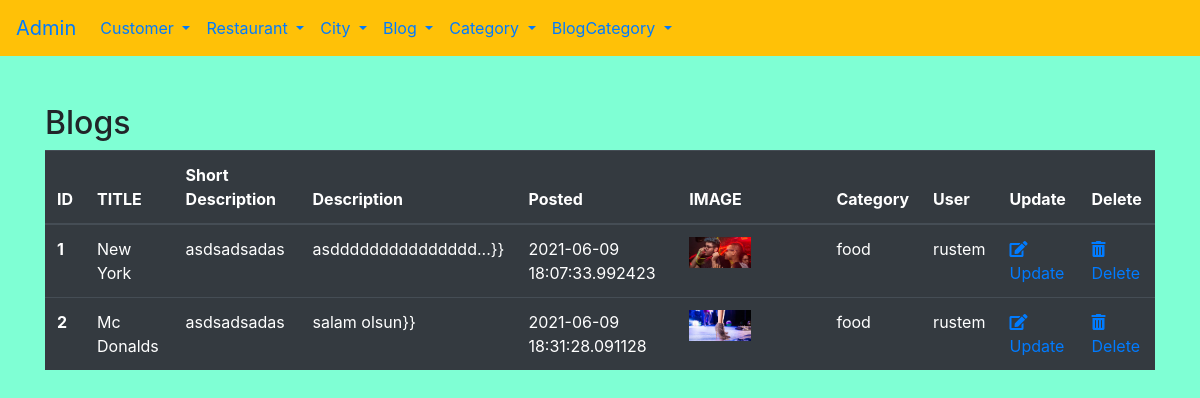
Page /admin/bloglist on the earlier database version.
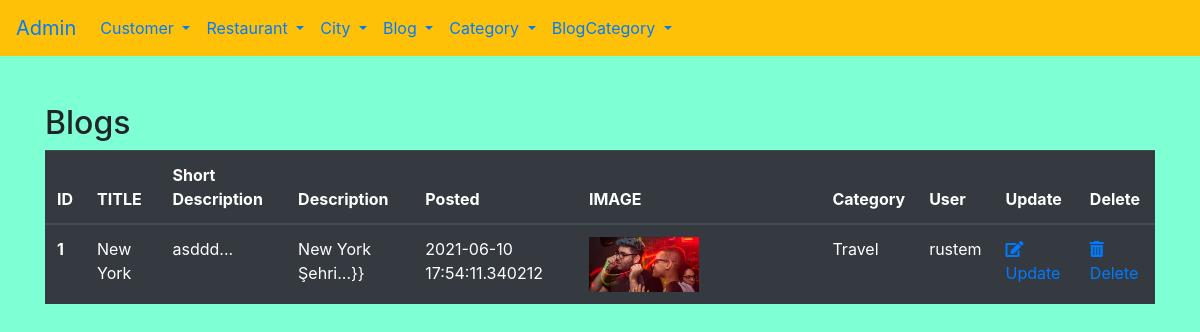
Same page on the later database version.
### gricklo/models.py (models this page shows, shortened)
class Blog(db.Model):
    __tablename__ = "blog"
    id = db.Column(db.Integer, primary_key=True)
    title = db.Column(db.String(50),nullable=False)
    short_description = db.Column(db.String(50),nullable=False)
    description = db.Column(db.Text, nullable=False)
    blog_posted = db.Column(db.DateTime, default=datetime.utcnow)
    image = db.Column(db.String(20), default = "default.png")
    category = db.Column(db.Integer, db.ForeignKey('blogcategory.id'), nullable=False)
    customer =db.Column(db.Integer, db.ForeignKey('user.id'), nullable=False)

class BlogCategory(db.Model):
    __tablename__ = "blogcategory"
    id = db.Column(db.Integer, primary_key = True)
    title = db.Column(db.String(50),nullable = False)
    blog =db.relationship('Blog', backref='categories',lazy=True)

class User(db.Model, UserMixin):
    __tablename__ = "user"
    id = db.Column(db.Integer, primary_key=True)
    name = db.Column(db.String(20),nullable=False)
    username = db.Column(db.String(25), unique=True, nullable=False)
    email = db.Column(db.String(25), unique=True, nullable=False)
    password = db.Column(db.String(25), unique=True, nullable=False)
    phone = db.Column(db.String(25), unique=True, nullable=False)
    image = db.Column(db.String(20),default='image.png')
    orders = db.relationship('Order',backref='owners',lazy=True, cascade="all,delete")
    comments =db.relationship('Comment',backref='comments',lazy=True, cascade="all,delete")
    blogs = db.relationship('Blog',backref='blogs',lazy=True, cascade="all,delete")
    user_post = db.relationship('UserPost',backref='users',lazy=True, cascade="all,delete")

### gricklo/controlers.py (the view)
@app.route('/admin/bloglist')
def blog_list():
    blogs = Blog.query.all()
    return render_template('admin/bloglist.html', blogs=blogs )

### gricklo/templates/admin/bloglist.html
{% extends "admin/base.html"%}
{% block content%}
<h2>Blogs</h2>
<div class="container">
    <div class="row">
        <table class="table table-dark">
            <thead>
              <tr>
                <th scope="col">ID</th>
                <th scope="col">TITLE</th>
                <th scope="col">Short Description</th>
                <th scope="col">Description</th>
                <th scope="col">Posted</th>
                <th scope="col">IMAGE</th>
                <th scope="col">Category</th>
                <th scope="col">User</th>
                <th scope="col">Update</th>
                <th scope="col">Delete</th>
              </tr>
            </thead>
            <tbody>
                {% for blog in blogs %}
                <tr>
                    <th scope="row">{{blog.id}}</th>
                    <td>{{blog.title}}</td>
                    <td>{{blog.short_description |truncate (8)}}</td>
                    <td>{{blog.description |truncate (20)}}}}</td>
                    <td>{{blog.blog_posted}}</td>
                    <td><img src="/static/uploads/{{blog.image}}" alt="" class="w-50"></td>
                    <td>{{blog.categories.title}}</td>
                    <td>{{blog.blogs.username}}</td>
                    <td><a href="{{url_for('blog_edit', id=blog.id)}}"><i class="fas fa-edit"></i>Update</a></td>
                    <td><a href="{{url_for('blog_delete', id=blog.id)}}" onclick="return confirm('Are you sure to delete?')"><i class="fas fa-trash-alt"></i>Delete</a></td>
                  </tr>
                {% endfor %}
            </tbody>
          </table>
    </div>
</div>
{% endblock %}

### gricklo/templates/admin/base.html (shortened to what this page needs)
<!doctype html>
<html lang="en">
  <head>
    <link rel="stylesheet" href="https://cdn.jsdelivr.net/npm/bootstrap@4.6.0/dist/css/bootstrap.min.css">
    <link rel="stylesheet" href="https://cdnjs.cloudflare.com/ajax/libs/font-awesome/5.15.3/css/all.min.css">
  </head>
  <body style="background-color: aquamarine;">
    {% include "admin/includes/navbar.html"%}
    <div class="container">
      <div class="row">
        <div class="col-sm">
          {% block content%}
          {% endblock %}
        </div>
      </div>
    </div>
  </body>
</html>

### gricklo/templates/admin/includes/navbar.html (shortened to what this page needs)
<nav class="navbar navbar-expand-lg navbar-dark bg-warning mb-5">
    <a class="navbar-brand text-primary" href="#">Admin</a>
    <div class="collapse navbar-collapse " id="navbarSupportedContent">
      <ul class="navbar-nav ">
        <li class="nav-item dropdown ">
          <a class="nav-link dropdown-toggle text-primary" href="#" id="navbarDropdown" role="button" data-toggle="dropdown" aria-haspopup="true" aria-expanded="false">
            Customer
          </a>
        </li>
        <li class="nav-item dropdown ">
          <a class="nav-link dropdown-toggle text-primary" href="#" id="navbarDropdown" role="button" data-toggle="dropdown" aria-haspopup="true" aria-expanded="false">
            Restaurant
          </a>
        </li>
        <li class="nav-item dropdown ">
          <a class="nav-link dropdown-toggle text-primary" href="#" id="navbarDropdown" role="button" data-toggle="dropdown" aria-haspopup="true" aria-expanded="false">
            City
          </a>
        </li>
        <li class="nav-item dropdown ">
          <a class="nav-link dropdown-toggle text-primary" href="#" id="navbarDropdown" role="button" data-toggle="dropdown" aria-haspopup="true" aria-expanded="false">
            Blog
          </a>
        </li>
        <li class="nav-item dropdown ">
          <a class="nav-link dropdown-toggle text-primary" href="#" id="navbarDropdown" role="button" data-toggle="dropdown" aria-haspopup="true" aria-expanded="false">
            Category
          </a>
        </li>
        <li class="nav-item dropdown ">
          <a class="nav-link dropdown-toggle text-primary" href="#" id="navbarDropdown" role="button" data-toggle="dropdown" aria-haspopup="true" aria-expanded="false">
            BlogCategory
          </a>
        </li>
      </ul>
    </div>
  </nav>

Differences in the rows shown:
removed Blog: id "2", title "Mc Donalds", short_description "asdsadsadas", description "salam olsun", blog_posted "2021-06-09 18:31:28.091128", image (picture), categories "food", blogs.username "rustem"
changed Blog "New York": short_description "asdsadsadas" → "asddd..."; description "asddddddddddddddd..." → "New York Şehri..."; blog_posted "2021-06-09 18:07:33.992423" → "2021-06-10 17:54:11.340212"; categories "food" → "Travel"
